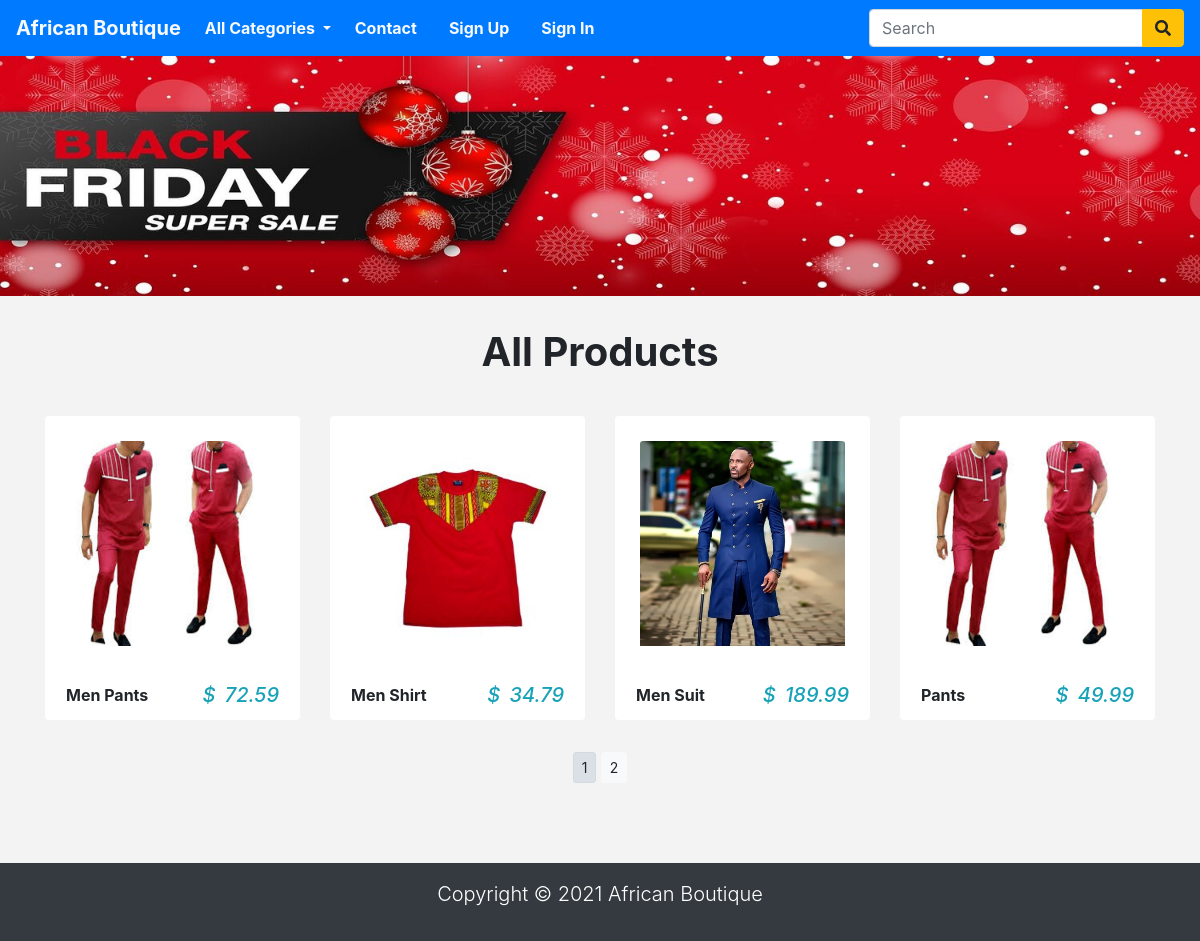
Page /category/men on the committed database.
### store/models.py (models this page shows, shortened)
class Product(models.Model):
    name = models.CharField(max_length=250, unique=True)
    slug = models.SlugField(max_length=250, unique=True)
    description = models.TextField(blank=True)
    category = models.ForeignKey(Category, on_delete=models.CASCADE)
    price = models.DecimalField(max_digits=10, decimal_places=2)
    image = models.ImageField(upload_to='product', blank=True)
    stock = models.IntegerField()
    available = models.BooleanField(default=True)
    created = models.DateTimeField(auto_now_add=True)
    updated = models.DateTimeField(auto_now=True)
    class Meta:
        ordering = ('name',)
        verbose_name = 'product'
        verbose_name_plural = 'products'
    def get_url(self):
        return reverse('product_detail', args=[self.category.slug, self.slug])

### store/views.py (the view)
# urls.py: 2. Add a URL to urlpatterns:  path('', views.home, name='home')
def home(request, category_slug=None):
    category_page = None
    products_list = None
    if category_slug != None:
        category_page = get_object_or_404(Category, slug=category_slug)
        products_list = Product.objects.filter(category=category_page, available=True)
    else:
        products_list = Product.objects.all().filter(available=True)
    paginator = Paginator(products_list, 4)
    try:
        page = int(request.GET.get('page', '1'))
    except:
        page = 1
    try:
        products = paginator.page(page)
    except(EmptyPage, InvalidPage):
        products = paginator.page(paginator.num_pages)
    return render(request, 'home.html', {'category': category_page, 'products': products})

### store/context_processors.py (called while the page is built)
def counter(request):
    item_count = 0
    if 'admin' in request.path:
        return {}
    else:
        try:
            cart=Cart.objects.filter(cart_id=_cart_id(request))
            cart_items = CartItem.objects.all().filter(cart=cart[:1])
            for cart_item in cart_items:
                item_count += cart_item.quantity
        except Cart.DoesNotExist:
            item_count = 0
    return dict(item_count=item_count)

def menu_links(request):
    links = Category.objects.all()
    return dict(links=links)

### store/models.py (called while the page is built)
    def get_url(self):
        return reverse('products_by_category', args=[self.slug])

### store/views.py (called while the page is built)
def _cart_id(request):
    cart = request.session.session_key
    if not cart:
        cart = request.session.create()
    return cart

### store/templates/home.html (shortened to what this page needs)
{% extends 'base.html' %}
{% load static %}
{% block content %}
    <div class="container-fluid">
        <div class="row">
            <img style="width: 100%" src="{% static 'img/banner.jpg' %}" alt="">
        </div>
    </div>
    <div class="py-4">
        <div class="container">
            <div class="row">
                <div class="col-10 mx-auto my-2 text-center">
                    <h1 class="text-captitalze font-weight-bold">
                        All Products
                    </h1>
                </div>
            </div>
        </div>
    </div>
    <div class="container">
        <div class="row">
            {% for product in products %}
            <div class="col-9 mx-auto col-md-6 col-lg-3">
                <div class="card mb-4" style="border-color: transparent;">
                    <div class="p-4">
                        <a href="{{product.get_url}}">
                            <img src="{{product.image.url}}" class="card-img-top" alt="{{product.name}}">
                        </a>
                    </div>
                    <div class="card-footer d-flex justify-content-between" style="background: transparent; border-color: transparent;">
                        <p class="font-weight-bold mb-0">{{product.name}}
                        </p>
                        <h5 class="text-info font-italic mb-0">
                            <span class="mr-1">$</span> {{product.price}}
                        </h5>
                    </div>
                </div>
            </div>
            {% endfor %}
        </div>
        <div class="col-10 mx-auto my-2 text-center">
            {% if products.paginator.num_pages > 1 %}
                {% for page_number in products.paginator.page_range %}
                    <a href="?page={{page_number}}" class="btn btn-light btn-sm {% if products.number == page_number %}active{% endif %}">
                    {{page_number}}</a>
                {% endfor %}
            {% endif %}
        </div>
        <br>
    </div>
{% endblock %}

### store/static/css/base.css (style rules this page uses)
body { background: #f3f3f3; }

### rows in the picture
Product: image (picture), name "Men Pants", price "72.59"
Product: image (picture), name "Men Shirt", price "34.79"
Product: image (picture), name "Men Suit", price "189.99"
Product: image (picture), name "Pants", price "49.99"

### other values in the picture
{{ page_number }} "1" "2"
